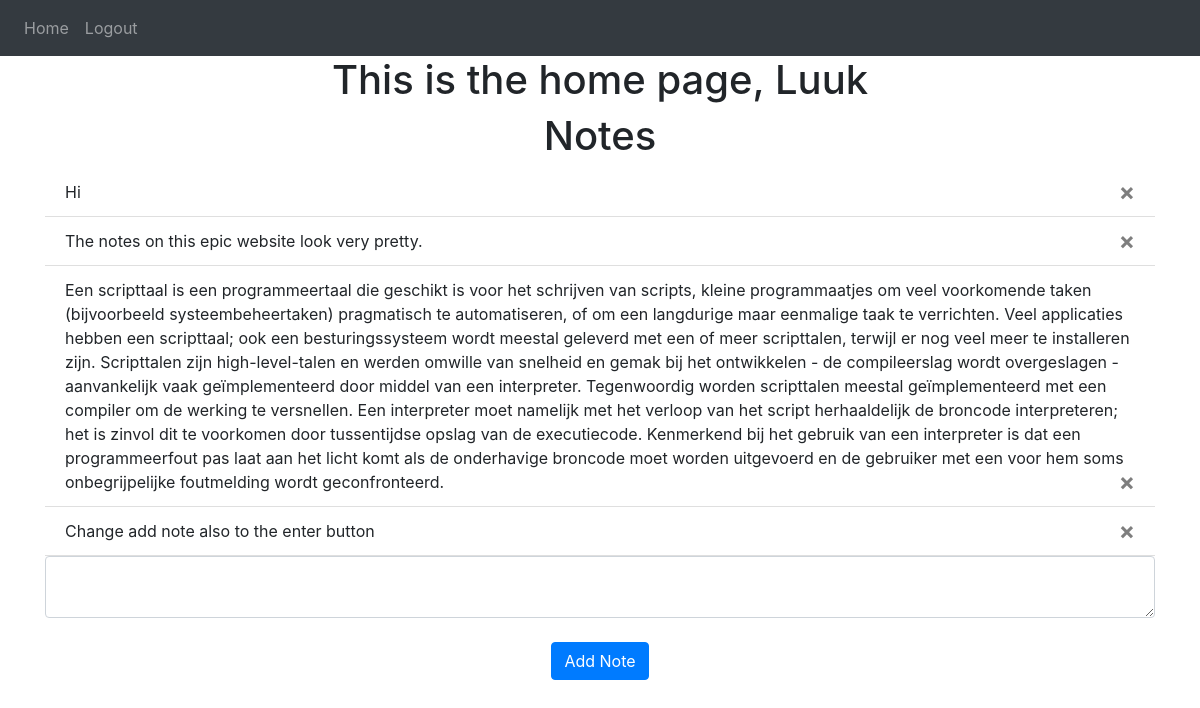
Page / (signed in) on the earlier database version.
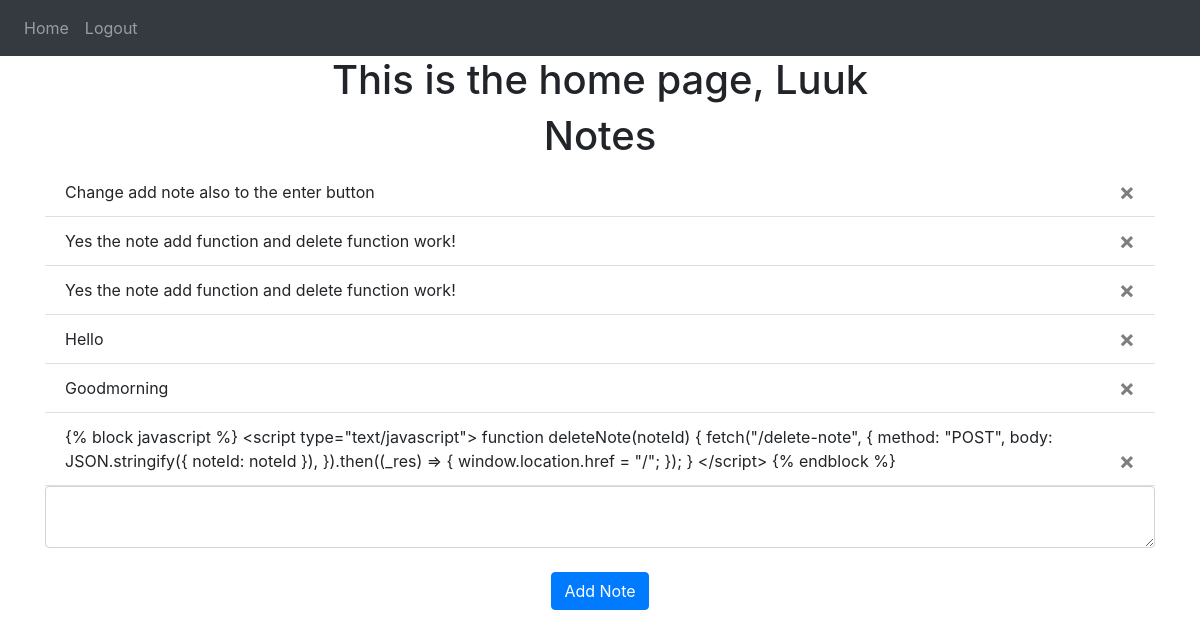
Same page on the later database version.
### website/models.py (models this page shows)
class User(db.Model, UserMixin):
    id = db.Column(db.Integer, primary_key=True)
    email = db.Column(db.String(150), unique=True)
    password = db.Column(db.String(150))
    first_name = db.Column(db.String(150))
    notes = db.relationship('Note')

class Note(db.Model):
    id = db.Column(db.Integer, primary_key=True)
    data = db.Column(db.String(10000))
    date = db.Column(db.DateTime(timezone=True), default=func.now())
    user_id = db.Column(db.Integer, db.ForeignKey('user.id'))

### website/views.py (the view, shortened to what this page needs)
@views.route('/', methods=['GET', 'POST'])
@login_required
def home():
    return render_template("home.html", user=current_user)

### website/__init__.py (called while the page is built)
def create_app():
    app = Flask(__name__)
    app.config['SECRET_KEY'] = 'Mr. Whites secret key: key'
    app.config['SQLALCHEMY_DATABASE_URI'] = f'sqlite:///{DB_NAME}'
    db.init_app(app)
    from .views import views
    from .auth import auth
    app.register_blueprint(views, url_prefix='/')
    app.register_blueprint(auth, url_prefix='/')
    from .models import User, Note
    create_database(app)
    login_manager = LoginManager()
    login_manager.login_view = 'auth.login'
    login_manager.init_app(app)
    @login_manager.user_loader
    def load_user(id):
        return User.query.get(int(id))
    return app

### website/templates/home.html
{% extends "base.html" %}{% block title %}Home{% endblock %} {% block content %}
<h1 align="center">This is the home page, {{current_user.first_name}}</h1>
<h1 align="center">Notes</h1>
<ul class="list-group list-group-flush" id="notes">
  {% for note in user.notes %}
  <li class="list-group-item">
    {{ note.data }}
    <button type="button" class="close" onClick="deleteNote( {{note.id }})">
      <span aria-hidden="true">&times;</span>
    </button>
  </li>
  {% endfor %}
</ul>
<form method="POST">
  <textarea name="note" id="note" class="form-control"></textarea>
  <br />
  <div align="center">
    <button type="submit" class="btn btn-primary">Add Note</button>
  </div>
</form>
{% endblock %}

### website/templates/base.html (shortened to what this page needs)
<!DOCTYPE html>
<html>
  <head>
    <link
      rel="stylesheet"
      href="https://stackpath.bootstrapcdn.com/bootstrap/4.4.1/css/bootstrap.min.css"
    />
    <link
      rel="stylesheet"
      href="https://stackpath.bootstrapcdn.com/font-awesome/4.7.0/css/font-awesome.min.css"
    />
  </head>
  <body>
    <nav class="navbar navbar-expand-lg navbar-dark bg-dark">
      <div class="collapse navbar-collapse" id="navbar">
        <div class="navbar-nav">
          {% if user.is_authenticated %}
          <a class="nav-item nav-link" id="home" href="/">Home</a>
          <a class="nav-item nav-link" id="logout" href="/logout">Logout</a>
          {% else %}
          <a class="nav-item nav-link" id="login" href="/login">Login</a>
          <a class="nav-item nav-link" id="sign_up" href="/sign-up">Sign up</a>
          {% endif %}
        </div>
      </div>
    </nav>
    <div class="container">{% block content %} {% endblock %}</div>
  </body>
</html>

Differences in the rows shown:
removed Note: data "Hi"
removed Note: data "The notes on this epic website look very pretty."
removed Note: data "Een scripttaal is een programmeertaal die geschikt is voor het schrijven van scripts, kleine programmaatjes om veel voorkomende taken (bijvoorbeeld systeembeheertaken) pragmatisch te automatiseren, of om een langdurige maar eenmalige taak te verrichten. Veel applicaties hebben een scripttaal; ook een besturingssysteem wordt meestal geleverd met een of meer scripttalen, terwijl er nog veel meer te installeren zijn. Scripttalen zijn high-level-talen en werden omwille van snelheid en gemak bij het ontwikkelen - de compileerslag wordt overgeslagen - aanvankelijk vaak geïmplementeerd door middel van een interpreter. Tegenwoordig worden scripttalen meestal geïmplementeerd met een compiler om de…"
added Note: data "Yes the note add function and delete function work!"
added Note: data "Yes the note add function and delete function work!"
added Note: data "Hello"
added Note: data "Goodmorning"
added Note: data "{% block javascript %} <script type=\"text/javascript\"> function deleteNote(noteId) { fetch(\"/delete-note\", { method: \"POST\", body: JSON.stringify({ noteId: noteId }), }).then((_res) => { window.location.href = \"/\"; }); } </script> {% endblock %}"
